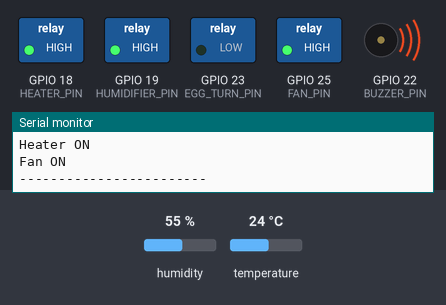
A program run on a simulated ESP32. Shown: switched loads named in the program (green lamp = pin HIGH), buzzer (waves = sounding, pin HIGH), the last lines printed to the serial monitor. The test bench sets the inputs (shaded band); at power-on: humidity 55 %, temperature 24 °C.

Above: at 2.8 s.
2.9 s: humidity set to 57 %
At 5.0 s:
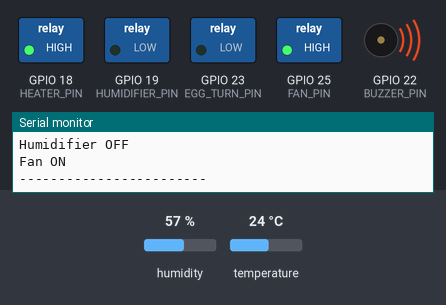
10.0 s: temperature set to 35.2 °C
16.5 s: temperature set to 36.8 °C
At 22.1 s:
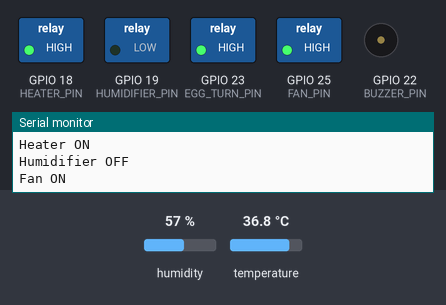
22.5 s: temperature set to 37.4 °C
29.2 s: temperature set to 38.2 °C
At 30.8 s:
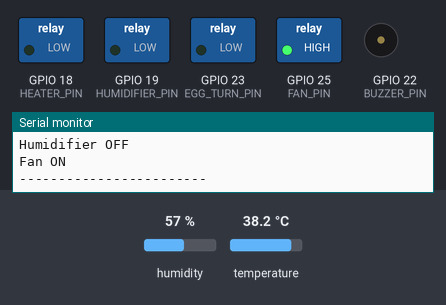
33.5 s: humidity set to 22 %
At 39.4 s:
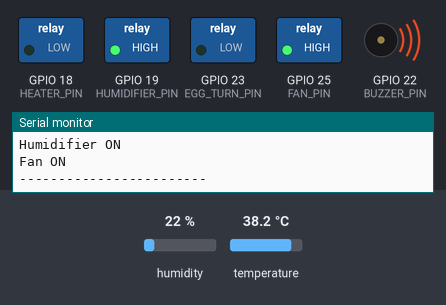
Timing chart, 0 to 55.6 s (numbered marks = the images above; inputs shaded):
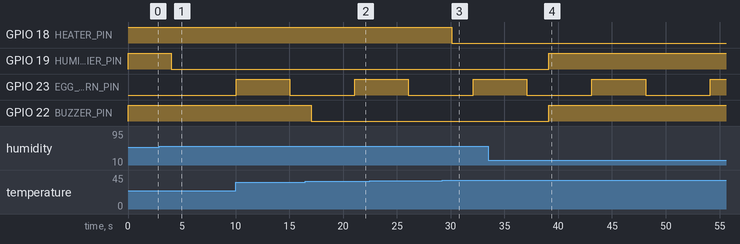

Measured:
- the behaviour switches between 55 and 56 % on humidity (found by bisection; images 0 and 1)
- the behaviour switches between 35.9 and 36 °C on temperature (found by bisection; images 1 and 2)
- the behaviour switches between 37.7 and 37.8 °C on temperature (found by bisection; images 2 and 3)
- after the input at 2.9 s, GPIO 19 (HUMIDIFIER_PIN): HIGH → LOW after 1.1 s
- after the input at 16.5 s, GPIO 22 (BUZZER_PIN): HIGH → LOW after 0.55 s
- after the input at 29.2 s, GPIO 18 (HEATER_PIN): HIGH → LOW after 0.88 s
- after the input at 33.5 s, GPIO 19 (HUMIDIFIER_PIN), GPIO 22 (BUZZER_PIN): LOW → HIGH after 5.6 s
- by itself, GPIO 23 (EGG_TURN_PIN): alternates HIGH for 5.0 s and LOW for 6.0 s

The program:

main.cpp
```cpp
#include <Wire.h>
#include "RTClib.h"
#include <DHT.h>

//READ THIS MANUAL FIRST!!//
// blueLED= HUMIDIFIER
// redLED= HEATER
// blueLED= SERVOMOTOR
// greenLED=FAN

// ---------------- Pin Definitions ----------------
#define DHTPIN 4
#define DHTTYPE DHT22

#define HEATER_PIN 18
#define HUMIDIFIER_PIN 19
#define EGG_TURN_PIN 23
#define FAN_PIN 25
#define BUZZER_PIN 22  // Alarm

// ---------------- Sensor & RTC Setup ----------------
DHT dht(DHTPIN, DHTTYPE);
RTC_DS3231 rtc;

// ---------------- Hysteresis Thresholds ----------------
const float TEMP_LOW = 37.3;
const float TEMP_HIGH = 37.7;
const float HUMIDITY_LOW = 50.0;
const float HUMIDITY_HIGH = 55.0;

// ---------------- Egg Turning ----------------
// Simulation: 10 seconds = 1 "day" for testing
const unsigned long TURN_INTERVAL_SIM = 10000;
unsigned long lastTurn = 0;
bool turnedThisInterval = false;

// ---------------- Day Counter ----------------
int incubationDay = 1;

void setup() {
  Serial.begin(115200);
  dht.begin();

  // ---------------- Setup Relays ----------------
  pinMode(HEATER_PIN, OUTPUT);
  digitalWrite(HEATER_PIN, HIGH); // OFF initially (active LOW)

  pinMode(HUMIDIFIER_PIN, OUTPUT);
  digitalWrite(HUMIDIFIER_PIN, HIGH); // OFF initially

  pinMode(EGG_TURN_PIN, OUTPUT);
  digitalWrite(EGG_TURN_PIN, LOW); // Motor OFF initially

  pinMode(FAN_PIN, OUTPUT);
  digitalWrite(FAN_PIN, HIGH); // OFF initially (active LOW)

  pinMode(BUZZER_PIN, OUTPUT);
  digitalWrite(BUZZER_PIN, LOW);

  // ---------------- RTC Initialization ----------------
  if (!rtc.begin()) {
    Serial.println("Couldn't find RTC");
    while (1);
  }

  if (rtc.lostPower()) {
    Serial.println("RTC lost power, setting time to compile time");
    rtc.adjust(DateTime(F(__DATE__), F(__TIME__)));
  }

  Serial.println("Phase 5: Incubator control started");
}

void loop() {
  // ---------------- Read DHT22 ----------------
  float temperature = dht.readTemperature();
  float humidity = dht.readHumidity();

  if (isnan(temperature) || isnan(humidity)) {
    Serial.println("Sensor error");
    delay(2000);
    return;
  }

  Serial.print("Temperature: "); Serial.print(temperature); Serial.print(" C, ");
  Serial.print("Humidity: "); Serial.print(humidity); Serial.println(" %");

  // ---------------- Heater Control ----------------
  if (temperature < TEMP_LOW) {
    digitalWrite(HEATER_PIN, HIGH);  // Heater ON
    Serial.println("Heater ON");
  } else if (temperature > TEMP_HIGH) {
    digitalWrite(HEATER_PIN, LOW);   // Heater OFF
    Serial.println("Heater OFF");
  }

  // ---------------- Humidifier Control ----------------
  if (humidity < HUMIDITY_LOW) {
    digitalWrite(HUMIDIFIER_PIN, HIGH);  // Humidifier ON
    Serial.println("Humidifier ON");
  } else if (humidity > HUMIDITY_HIGH) {
    digitalWrite(HUMIDIFIER_PIN, LOW);   // Humidifier OFF
    Serial.println("Humidifier OFF");
  }

  // ---------------- Fan Control ----------------
  // Fan runs continuously to circulate air
  digitalWrite(FAN_PIN, HIGH);  // ON
  Serial.println("Fan ON");

  // ---------------- Egg Turning ----------------
  unsigned long currentMillis = millis();
  if (currentMillis - lastTurn >= TURN_INTERVAL_SIM) {
    if (!turnedThisInterval) {
      digitalWrite(EGG_TURN_PIN, HIGH); // Motor ON
      delay(5000);                       // Rotate 5 sec
      digitalWrite(EGG_TURN_PIN, LOW);   // Motor OFF
      lastTurn = currentMillis;
      turnedThisInterval = true;
      Serial.println("Egg turned");
      incubationDay++; // Increment day (for simulation)
      Serial.print("Incubation Day: "); Serial.println(incubationDay);
    }
  } else {
    turnedThisInterval = false;
  }

  // ---------------- Alarm ----------------
  if (temperature < 36 || temperature > 39 || humidity < 45 || humidity > 70) {
    digitalWrite(BUZZER_PIN, HIGH);  // Alert ON
  } else {
    digitalWrite(BUZZER_PIN, LOW);   // Safe
  }

  Serial.println("------------------------");
  delay(2000);
}
```
